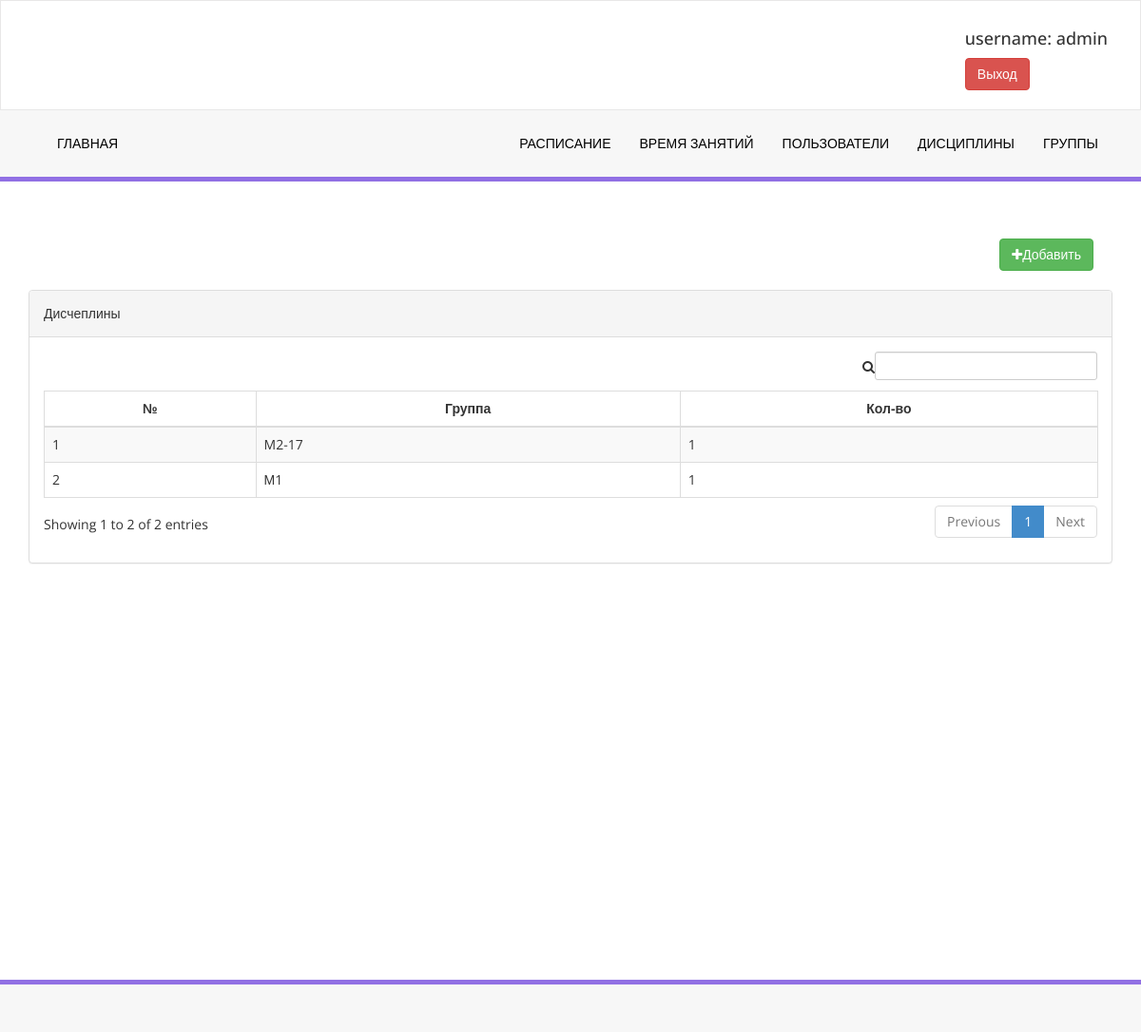
/profile/group/list/ (signed in), run on an earlier commit of the app's database.
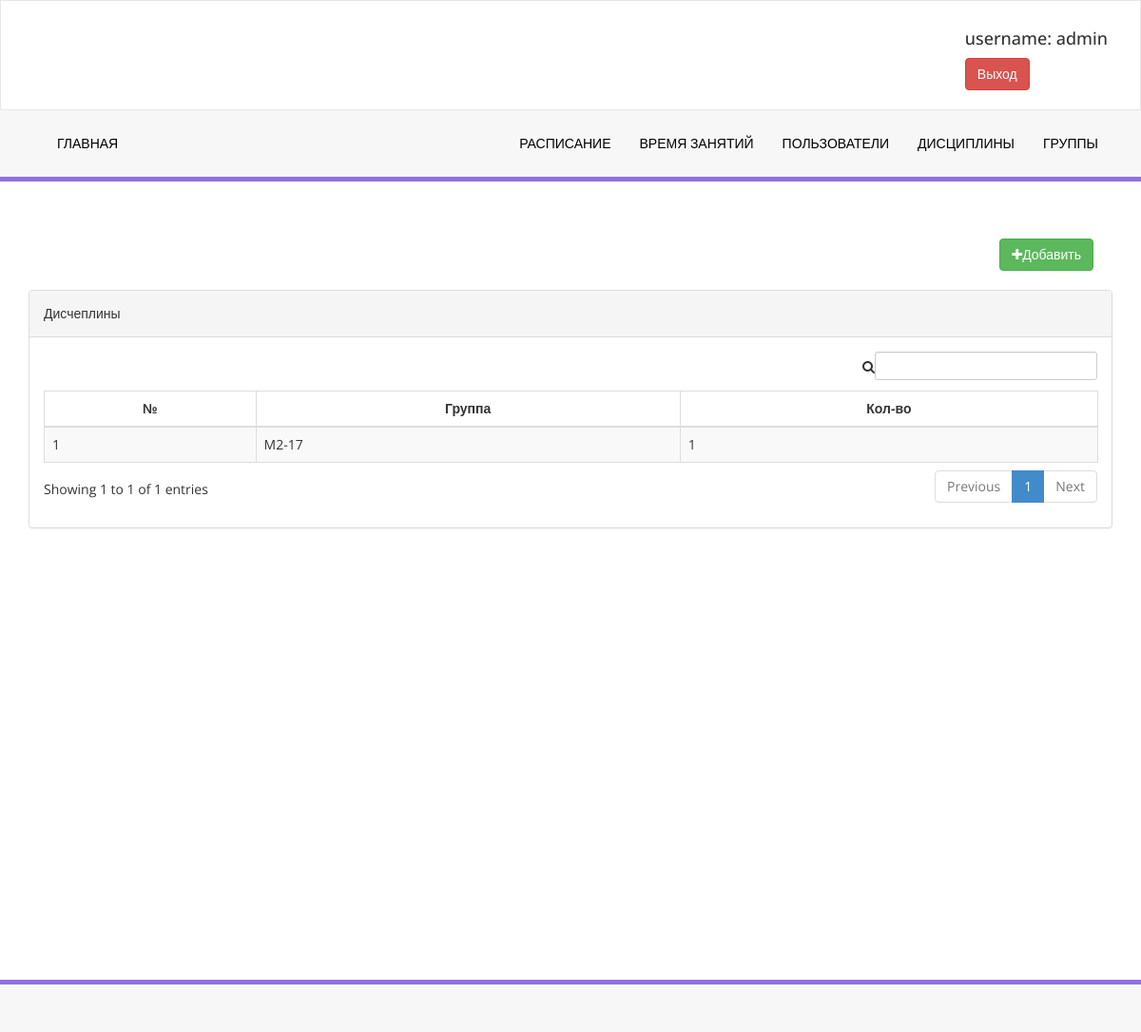
And on a later commit of the database.
### Profile/models.py (models this page shows, shortened)
class StudentGroup(models.Model):
    students = models.ManyToManyField(Profile, limit_choices_to={'level': "Student"})
    group_name = models.CharField(max_length=255)
    created = models.DateTimeField(auto_now_add=True)

### Profile/views.py (the view)
# urls.py: path('group/list/', views.GroupListView.as_view(), name='group_list'),
class GroupListView(LoginRequiredMixin, generic.ListView):
    template_name = 'profile/group/list.html'
    model = StudentGroup

### templates/profile/group/list.html
{% extends 'base.html' %}
{% block content %}
    {% if request.user.profile.level == "Training_division" %}
    <div class="row">
        <div class="col-md-12">
            <div class="right-div">
                <a class="btn btn-success" href="{% url 'profile:group_create' %}"> <i class="fa fa-plus "></i>Добавить</a>
            </div>
        </div>
    </div>
    {% endif %}
    <div class="row">
        <div class="col-md-12">
            <div class="panel panel-default">
                <div class="panel-heading">
                    Дисчеплины
                </div>
                <div class="panel-body">
                    <div class="table-responsive">
                        <table class="table table-striped table-bordered table-hover" id="lesson_info_table">
                            <thead>
                            <tr>
                                <th class="text-center">№</th>
                                <th class="text-center">Группа</th>
                                <th class="text-center">Кол-во</th>
                            </tr>
                            </thead>
                            <tbody>
                            {% for group in studentgroup_list %}
                                <tr class="odd gradeX">
                                    <td>{{ forloop.counter }}</td>
                                    <td>{{ group.group_name }}</td>
                                    <td>{{ group.students.count }}</td>
                                </tr>
                            {% endfor %}
                            </tbody>
                        </table>
                    </div>
                </div>
            </div>
        </div>
    </div>
{% endblock %}

What changed in the data, as far as the page shows it:
removed StudentGroup: group_name "М1", students.count "1"
Also different on the page:
text written by a page script: "Showing 1 to 2 of 2 entries Previous 1 Next" → "Showing 1 to 1 of 1 entries Previous 1 Next"
